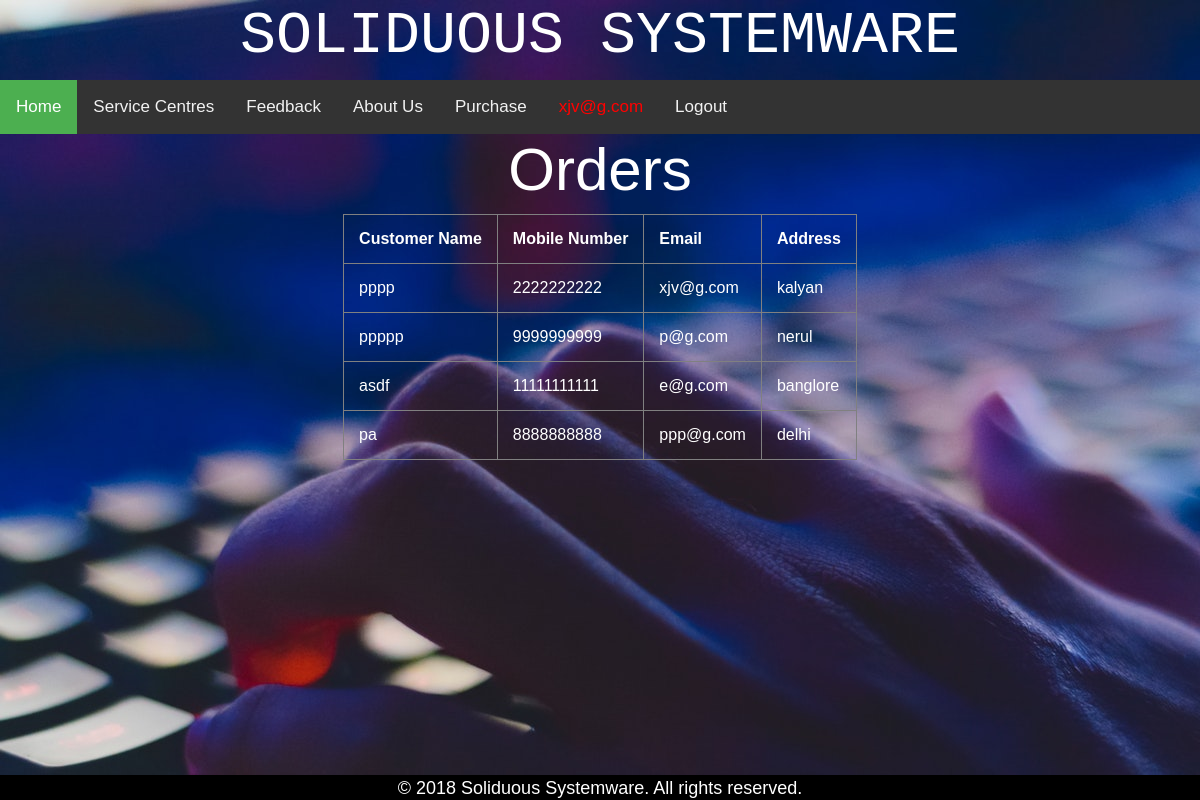
Screenshot of /custdetails.php (signed in) with the database file from the repository.
### tables this page shows
CREATE TABLE `customer_details` (
  `customer_id` int(10) NOT NULL,
  `customer_name` varchar(50) NOT NULL,
  `mobile_number` bigint(10) NOT NULL,
  `email` varchar(50) NOT NULL,
  `pwd` varchar(50) NOT NULL,
  `address` varchar(100) NOT NULL
);

### custdetails.php (the view, shortened to what this page needs)
<html>
    <head>
	<link rel="stylesheet" href="https://stackpath.bootstrapcdn.com/bootstrap/4.1.3/css/bootstrap.min.css">
    </head>
    <body>
         <center>
          <h1   style=" font-size:5vw; font-family:courier; text-align:center">SOLIDUOUS SYSTEMWARE</h1>
           <div class="topnav">
        <a class="active" href="homepage.html">Home</a>
        <a href="http://localhost/miniproject/ajax.php">Service Centres</a>
            <a href="http://localhost/miniproject/form2.html">Feedback</a>
            <a href="http://localhost/miniproject/aboutus.php">About Us</a>
            <?php
            if (!isset($_SESSION['email'])) {
                ?>
                <a href="form1.html">Login</a>
                <a href="customer.html">Registration</a>
            <?php } else {
                if ($_SESSION['email'] === "admin"){
                ?>
                <a href='custdetails.php'>Customer Details</a>
                <a href='product.php'>Product Details</a>
                <a href="orders.php">Orders</a>
                <a href="vfeedback.php">View Feedback</a>
                <a style='color:red'><?php echo $_SESSION['email'] ?></a>
                <a href="logout.php">Logout</a>
            <?php } else {?>
                <a href="addtocard.php">Purchase</a>
                <a style='color:red'><?php echo $_SESSION['email'] ?></a>
                <a href="logout.php">Logout</a>
            <?php } }?>
           </div>
        <h5  style="font-size:5vw"> Orders </h5>
<?php
            $servername = "localhost";
            $username = "root";
            $password = "";
            $dbname = "miniproject";
            $conn = mysqli_connect($servername, $username, $password, $dbname);
            $sql = "SELECT customer_name,mobile_number,email,address from customer_details";
            $result = $conn->query($sql);
            if ($result->num_rows > 0) {
                echo "<table id='table_form' border=1>";
                echo "<tr>";
                echo "<th>"; echo "Customer Name"; echo "</th>";
                echo "<th>"; echo "Mobile Number"; echo "</th>";
                echo "<th>"; echo "Email"; echo "</th>";
                echo "<th>"; echo "Address"; echo "</th>";
                echo "</tr>";
                while($row = $result->fetch_assoc()) {
                    echo "<td>" . $row["customer_name"] . "</td>";
                    echo "<td>" . $row["mobile_number"] . "</td>";
                    echo "<td>" . $row["email"] . "</td>";
                    echo "<td>" . $row["address"] . "</td>";
                }
                echo "</table>";
            } else {
                echo "0 results";
            }
        ?>
        <div class="footer">
            <p class="leftFooter">
                © 2018 Soliduous Systemware. All rights reserved.
            </p>
            </div>
    </body>
</html>

### custdetails.php (style rules this page uses)
body { margin: 0; font-family: Arial, Helvetica, sans-serif; }
.topnav { overflow: hidden; background-color: #333; }
.topnav a { float: left; color: #f2f2f2; text-align: center; padding: 14px 16px; text-decoration: none; font-size: 17px; }
.topnav a.active { background-color: #4CAF50; color: white; }
body { background-image: url("img1.jpeg"); color: white; }
th, td { padding: 15px; }
@media screen and (min-width:900px) { body { font-size:1.6rem; center:50% } }
.footer { position: fixed; left: 0; bottom: 0; width: 100%; background-color:black; color: white; text-align: center; height: 25px; font-size: 18px; }

### rows the page displays
customer_details: customer_name "pppp", mobile_number "2222222222", email "xjv@g.com", address "kalyan"
customer_details: customer_name "ppppp", mobile_number "9999999999", email "p@g.com", address "nerul"
customer_details: customer_name "asdf", mobile_number "11111111111", email "e@g.com", address "banglore"
customer_details: customer_name "pa", mobile_number "8888888888", email "ppp@g.com", address "delhi"

### other values shown
$_SESSION['email'] "xjv@g.com"
